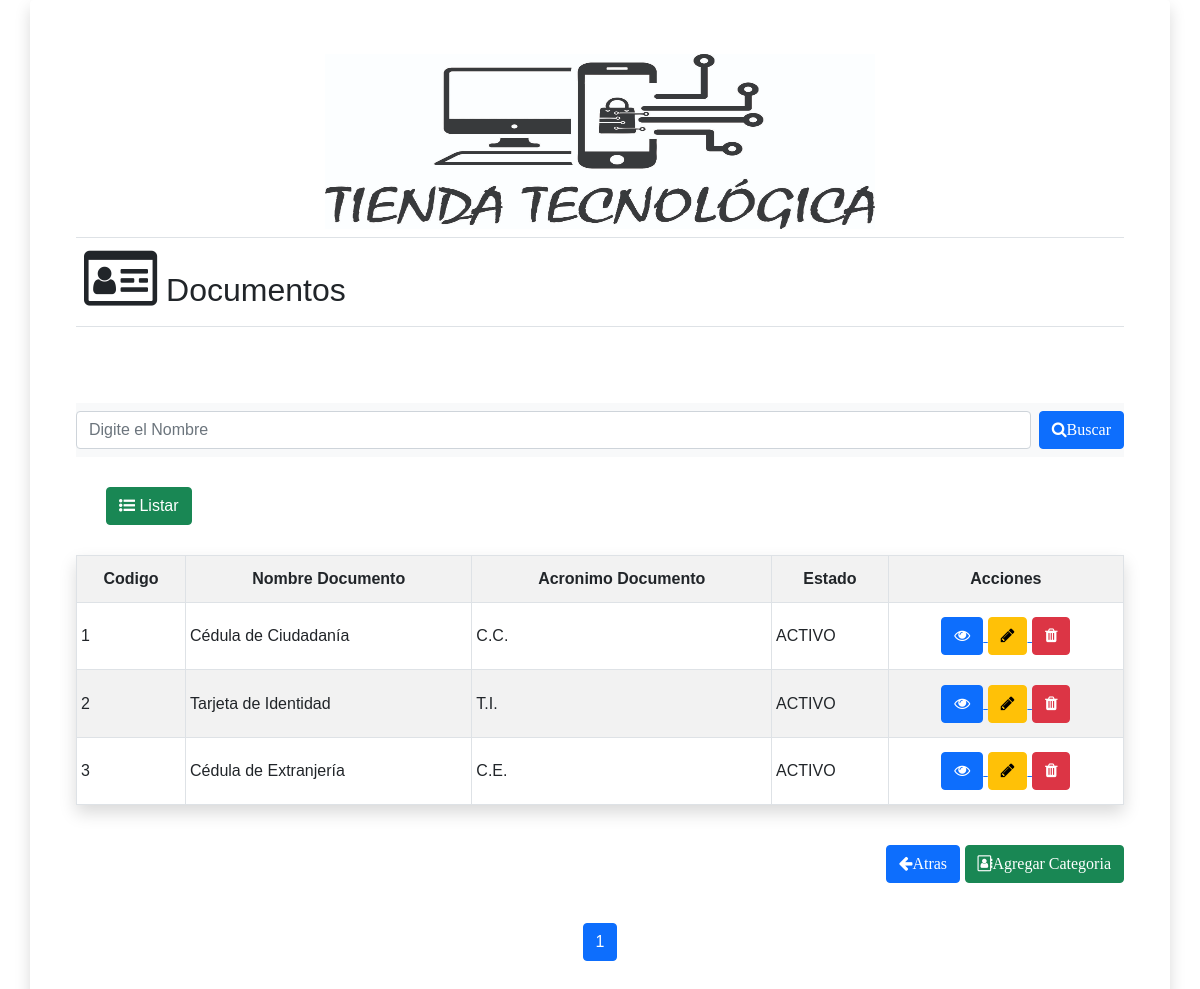
/vistas/documentos/documentos.php, run on the app's committed database.
### tables this page shows
CREATE TABLE `tipo_documentos` (
  `id_tipo_documento` int(100) NOT NULL,
  `nombre_documento` varchar(70) NOT NULL,
  `acronimo_documento` varchar(100) NOT NULL,
  `estado_documento` varchar(20) NOT NULL
);

### vistas/documentos/documentos.php (the view, shortened to what this page needs)
<?php
$cone = new conexion();
$c = $cone->conectando();
$query5 = "select count(*) as totalRegistros from tipo_documentos";
$ejecuta5 = mysqli_query($c, $query5);
$arreglo5 = mysqli_fetch_array($ejecuta5);
$totalRegistros = $arreglo5['totalRegistros'];
$maximoRegistros = 5;
if (empty($_GET['pagina'])) {
    $pagina = 1;
} else {
    $pagina = $_GET['pagina'];
}
$desde = ($pagina - 1) * $maximoRegistros;
$totalPaginas = ceil($totalRegistros / $maximoRegistros);
if (isset($_POST['buscar'])) {
    $query6 = "select * from tipo_documentos where nombre_documento like '%$obj->nombre_documento%' limit $desde, $maximoRegistros";
    $ejecuta6 = mysqli_query($c, $query6);
    $arreglo6 = mysqli_fetch_array($ejecuta6);
} else {
    $query6 = "select * from tipo_documentos limit $desde, $maximoRegistros";
    $ejecuta6 = mysqli_query($c, $query6);
    $arreglo6 = mysqli_fetch_array($ejecuta6);
}
?>
<!DOCTYPE html>
<html lang="es">
<head>
    <link rel="stylesheet" href="../../css/bootstrap.min.css">
    <link rel="stylesheet" href="../../css/font-awesome.min.css">
    <link rel="stylesheet" href="../../css/styles.css">
</head>
<body>
    <div class="container-fluid p-3 mb-5 bg-body rounded container shadow">
        <div>
            <table class="table ">
             <thead>
              <head>
               <tr>
                 <th><center><img src="../../img/logo_2_T_T.jpg" width="550px" height="175px" alt=""></center></th>
               </tr>
              </head>
               <tr>
                 <th><h2><i class="fa fa-id-card-o fa-2x" aria-hidden="true"></i>   Documentos</h2></th>
               </tr>
             </thead>
            </table>
        </div>
        <form action="" name="documentos" method="POST">
                <div class="campo" id="filtropro">
                 <nav class="navbar navbar-expand-lg bg-light">
                    <form class="d-flex" id="buscar" role="search">
                        <input  class="form-control me-2" type="search" name="nombre_documento" id="nombre_documento" placeholder="Digite el Nombre" aria-label="Search"/>
                        <button type="submit" name="buscar" id="buscar" class="btn btn-primary"><i class="fa fa-search" aria-hidden="true">Buscar</i></button>
                    </form>
                 </nav>
                    <div class="marco" align="left">
                        <button type="submit" class="btn btn-success"> <i class="fa fa-list-ul" aria-hidden="true"></i> Listar</button>
                    </div>
                    <section>
                        <table class="table table-striped table-hover table table-bordered table-sm shadow">
                            <tr>
                                <th>
                                    <center> Codigo </center>
                                </th>
                                <th>
                                    <center>Nombre Documento</center>
                                </th>
                                <th>
                                    <center>Acronimo Documento</center>
                                </th>
                                <th>
                                    <center>Estado</center>
                                </th>
                                <th>
                                    <center>Acciones</center>
                                </th>
                            </tr>
                             <?php
                              if ($arreglo6 == 0) {
                              echo "no hay registros";
                              } else {
                              do {
                             ?>
                                <tr>
                                    <td><?php echo $arreglo6[0] ?></td>
                                    <td><?php echo $arreglo6[1] ?></td>
                                    <td><?php echo $arreglo6[2] ?></td>
                                    <td><?php echo $arreglo6[3] ?></td>
                                    <td>
                                     <center>
                                        <a href="<?php if ($arreglo6[0] != '') {
                                             echo 'documentos_ver.php?key=' . urlencode($arreglo6[0]);
                                          }
                                          ?>"
                                             data-toggle="tooltip" data-placement="top" title="Ver">
                                             <button name="ver" class="btn btn-primary" type="button"><i class="fa fa-eye" aria-hidden="true"></i></button>
                                        </a>
                                        <a href="<?php if ($arreglo6[0] != '') {
                                             echo 'documentos_modificar.php?key=' . urlencode($arreglo6[0]);
                                             }
                                             ?>"
                                              data-toggle="tooltip" data-placement="top" title="Modificar">
                                              <button name="modificar" class="btn btn-warning" type="button"><i class="fa fa-pencil" aria-hidden="true"></i></button>
                                        </a>
                                        <a href="<?php if ($arreglo6[0] != "") {
                                              echo 'documentos_eliminar.php?key=' . urlencode($arreglo6[0]);
                                              }
                                              ?>"
                                              data-toggle="tooltip" data-placement="top" title="Eliminar">
                                              <button name="eliminar"type="button" class="btn btn-danger"><i class="fa fa-trash" aria-hidden="true"></i></button>
                                        </a>
                                    </td>
                                </tr>
                            <?php
                             } while ($arreglo6 = mysqli_fetch_array($ejecuta6));
                             }
                             ?>
                        </table>
                        <br>
                         <P align="right"><a href="../../framework.php" target="marco" class="full-width"><button name="atras" class="btn btn-primary" type="button"><i class="fa fa-arrow-left" aria-hidden="true">Atras</i></button></a>
                            <a href="documentos_agregar.php" target="marco">
                                <button name="agregar" class="btn btn-success" type="button"><i class="fa fa-address-book-o" aria-hidden="true">Agregar Categoria</i></button>
                            </a>
                         </P>
                        <br>
                        <nav aria-label="Page navigation example">
                            <ul class="pagination justify-content-center">
                                <?php
                                 for ($i = 1; $i <= $totalPaginas; $i++) {
                                 if ($i == $pagina) {
                                  echo '<li class="page-item active" aria-current="page"><a class="page-link" href="?pagina=' . $i . '">' . $i . '</a></li>';
                                 } else {
                                  echo '<li class="page-item "><a class="page-link" href="?pagina=' . $i . '">' . $i . '</a></li>';
                                 }
                                 }
                                ?>
                            </ul>
                        </nav>
                    </section>
                </div>
        </form>
    </div>
</body>
</html>

### css/styles.css (style rules this page uses)
* { font-family: Arial; align-content: center; }
div { padding: 30px; box-shadow: 5px; }
table { width: 100%; height: 250px; }
table td { padding: 30px; }

### data on the page
tipo_documentos: id_tipo_documento "1", nombre_documento "Cédula de Ciudadanía", acronimo_documento "C.C.", estado_documento "ACTIVO"
tipo_documentos: id_tipo_documento "2", nombre_documento "Tarjeta de Identidad", acronimo_documento "T.I.", estado_documento "ACTIVO"
tipo_documentos: id_tipo_documento "3", nombre_documento "Cédula de Extranjería", acronimo_documento "C.E.", estado_documento "ACTIVO"
